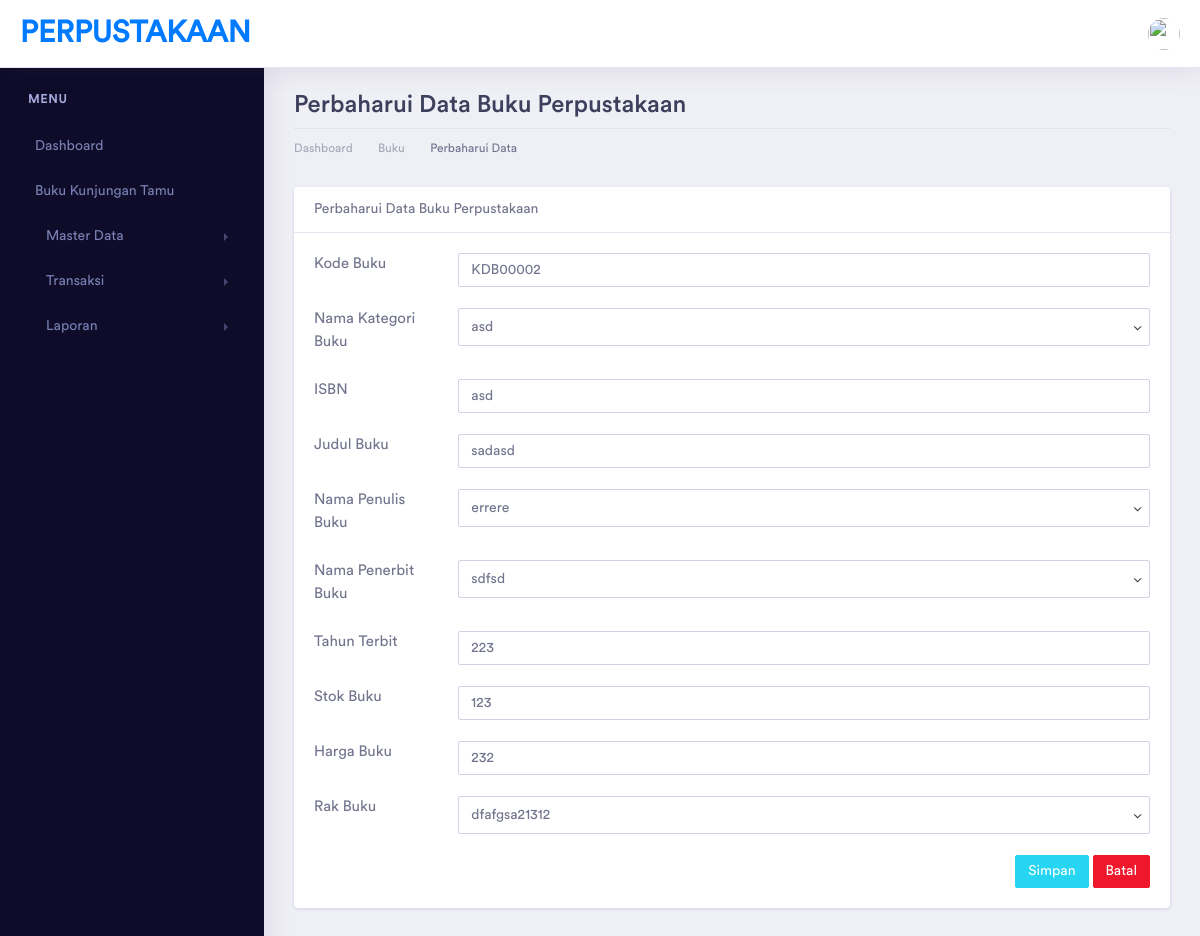
Page /buku/ubah/7 on the committed database.
### tables this page shows
CREATE TABLE `buku` (
  `id_buku` int(5) NOT NULL,
  `kd_buku` varchar(10) NOT NULL,
  `kategori_id` int(5) NOT NULL,
  `isbn` varchar(100) NOT NULL,
  `judul_buku` varchar(100) NOT NULL,
  `id_penulis` varchar(75) NOT NULL,
  `id_penerbit` varchar(75) NOT NULL,
  `tahun_terbit` varchar(4) NOT NULL,
  `stok_buku` varchar(3) NOT NULL,
  `harga_buku` varchar(10) NOT NULL,
  `id_rak` int(5) NOT NULL
);

### application/controllers/Buku.php (called while the page is built, shortened)
<?php
class Buku extends CI_Controller {
    function __construct()
    {
        $this->load->model(array('rakModel','KategoriBukuModel','BukuModel','PenerbitModel','PenulisModel'));
    }
    public function ubah($id){
        if(isset($_POST['update'])){
            $this->BukuModel->update_buku($id);
            redirect('buku');
        }else{
            $data['title'] = "Perbaharui Data Buku Perpustakaan | PERPUSTAKAAN";
            $data['buku'] = $this->BukuModel->get_buku_byid($id);
            $data['kategoribuku'] = $this->KategoriBukuModel->get_kategoribuku();
            $data['penerbit'] = $this->PenerbitModel->get_penerbit();
            $data['rak'] = $this->rakModel->get_rak();
            $data['penulisbuku'] = $this->PenulisModel->get_penulis();
            $this->load->view('template/header', $data);
            $this->load->view('template/sidebar');
            $this->load->view('buku/buku_update', $data);
            $this->load->view('template/footer');
        }
    }
}

### index.php (called while the page is built, shortened)
<?php
require_once BASEPATH.'core/CodeIgniter.php';

### application/models/BukuModel.php (called while the page is built, shortened)
<?php
class BukuModel extends CI_Model {
    private $tabel = "buku";
    public function get_buku_byid($id){
        return $this->db->get_where($this->tabel, ['id_buku' => $id]) ->row();
    }
}

### application/models/KategoriBukuModel.php (called while the page is built, shortened)
<?php
class KategoriBukuModel extends CI_Model {
    private $tabel = "kategoribuku";
    public function get_kategoribuku()
    {
        return $this->db->get($this->tabel)->result();
    }
}

### application/models/PenulisModel.php (called while the page is built, shortened)
<?php
class PenulisModel extends CI_Model {
    private $tabel = "penulis";
    public function get_penulis()
    {
        return $this->db->get($this->tabel)->result();
    }
}

### application/models/PenerbitModel.php (called while the page is built, shortened)
<?php
class PenerbitModel extends CI_Model {
    private $tabel = "penerbit";
    public function get_penerbit()
    {
        return $this->db->get($this->tabel)->result();
    }
}

### application/models/RakModel.php (called while the page is built, shortened)
<?php
class RakModel extends CI_Model {
    private $tabel = "rak";
    public function get_rak()
    {
        return $this->db->get($this->tabel)->result();
    }
}

### application/views/buku/buku_update.php (the view, shortened to what this page needs)
<div class="dashboard-wrapper">
    <div class="container-fluid dashboard-content">
        <div class="row">
            <div class="col-xl-12 col-lg-12 col-md-12 col-sm-12 col-12">
                <div class="page-header">
                    <h2 class="pageheader-title">Perbaharui Data Buku Perpustakaan</h2>
                    <div class="page-breadcrumb">
                        <nav aria-label="breadcrumb">
                            <ol class="breadcrumb">
                                <li class="breadcrumb-item"><a href="<?= base_url('home')?>" class="breadcrumb-link">Dashboard</a></li>
                                <li class="breadcrumb-item"><a href="<?= base_url('buku')?>" class="breadcrumb-link">Buku</a></li>
                                <li class="breadcrumb-item active" aria-current="page">Perbaharui Data</li>
                            </ol>
                        </nav>
                    </div>
                </div>
            </div>
        </div>
        <div class="row">
            <div class="col-xl-12 col-lg-12 col-md-12 col-sm-12 col-12">
                <div class="card">
                    <div class="card-header">
                        Perbaharui Data Buku Perpustakaan
                    </div>
                    <div class="card-body">
                        <form action="" method="post">
                            <div class="from-group row">
                                <label for="" class="col-md-2">Kode Buku</label>
                                <div class="col-md-10">
                                    <input type="text" name="kd_buku" value="<?= $buku->kd_buku ?>" required placeholder="Kode Buku" class="form-control">
                                </div>
                            </div>
                            <br>
                            <div class="from-group row">
                                <label for="" class="col-md-2">Nama Kategori Buku</label>
                                <div class="col-md-10">
                                    <select name="kategori_id" required class="form-control">
                                        <?php
                                        foreach($kategoribuku as $a){
                                            $selected = ($a->id_kb == $buku->kategori_id) ? "selected" : "";
                                            echo "<option value='$a->id_kb' $selected>$a->nama_kategori</option>";
                                        }
                                        ?>
                                    </select>
                                </div>
                            </div>
                            <br>
                            <div class="from-group row">
                                <label for="" class="col-md-2">ISBN</label>
                                <div class="col-md-10">
                                    <input type="text" name="isbn" value="<?= $buku->isbn ?>" required placeholder="ISBN" class="form-control">
                                </div>
                            </div>
                            <br>
                            <div class="from-group row">
                                <label for="" class="col-md-2">Judul Buku</label>
                                <div class="col-md-10">
                                    <input type="text" name="judul_buku" value="<?= $buku->judul_buku ?>" required placeholder="Judul Buku" class="form-control">
                                </div>
                            </div>
                            <br>
                            <div class="from-group row">
                                <label for="" class="col-md-2">Nama Penulis Buku</label>
                                <div class="col-md-10">
                                    <select name="id_penulis" required class="form-control">
                                        <?php
                                        foreach($penulisbuku as $a){
                                            $selected = ($a->id_penulis == $buku->id_penulis) ? "selected" : "";
                                            echo "<option value='$a->id_penulis' $selected>$a->penulis</option>";
                                        }
                                        ?>
                                    </select>
                                </div>
                            </div>
                            <br>
                            <div class="from-group row">
                                <label for="" class="col-md-2">Nama Penerbit Buku</label>
                                <div class="col-md-10">
                                    <select name="id_penerbit" required class="form-control">
                                        <?php
                                        foreach($penerbit as $a){
                                            $selected = ($a->id_penerbit == $buku->id_penerbit) ? "selected" : "";
                                            echo "<option value='$a->id_penerbit' $selected>$a->penerbit</option>";
                                        }
                                        ?>
                                    </select>
                                </div>
                            </div>
                            <br>
                            <div class="from-group row">
                                <label for="" class="col-md-2">Tahun Terbit</label>
                                <div class="col-md-10">
                                    <input type="text" name="tahun_terbit" value="<?= $buku->tahun_terbit ?>" required placeholder="Tahun Terbit" class="form-control">
                                </div>
                            </div>
                            <br>
                            <div class="from-group row">
                                <label for="" class="col-md-2">Stok Buku</label>
                                <div class="col-md-10">
                                    <input type="text" name="stok_buku" value="<?= $buku->stok_buku ?>" required placeholder="Stok Buku" class="form-control">
                                </div>
                            </div>
                            <br>
                            <div class="from-group row">
                                <label for="" class="col-md-2">Harga Buku</label>
                                <div class="col-md-10">
                                    <input type="text" name="harga_buku" value="<?= $buku->harga_buku ?>" required placeholder="Harga Buku" class="form-control">
                                </div>
                            </div>
                            <br>
                            <div class="from-group row">
                                <label for="" class="col-md-2">Rak Buku</label>
                                <div class="col-md-10">
                                    <select name="id_rak" required class="form-control">
                                        <?php
                                        foreach($rak as $a){
                                            $selected = ($a->id_rak == $buku->id_rak) ? "selected" : "";
                                            echo "<option value='$a->id_rak' $selected>$a->nama_rak</option>";
                                        }
                                        ?>
                                    </select>
                                </div>
                            </div>
                            <br>
                            <a href="<?= base_url('buku')?>" class="btn btn-sm btn-danger float-right"> Batal</a>
                            <button type="submit" name="update" class="btn btn-sm btn-info float-right mr-1"> Simpan</button>
                        </form>
                    </div>
                </div>
            </div>
        </div>
    </div>
</div>

### rows in the picture
buku: kd_buku "KDB00002", isbn "asd", judul_buku "sadasd", tahun_terbit "223", stok_buku "123", harga_buku "232"

### other values in the picture
form field kategori_id "asd"
form field id_penulis "errere"
form field id_penerbit "sdfsd"
form field id_rak "dfafgsa21312"
